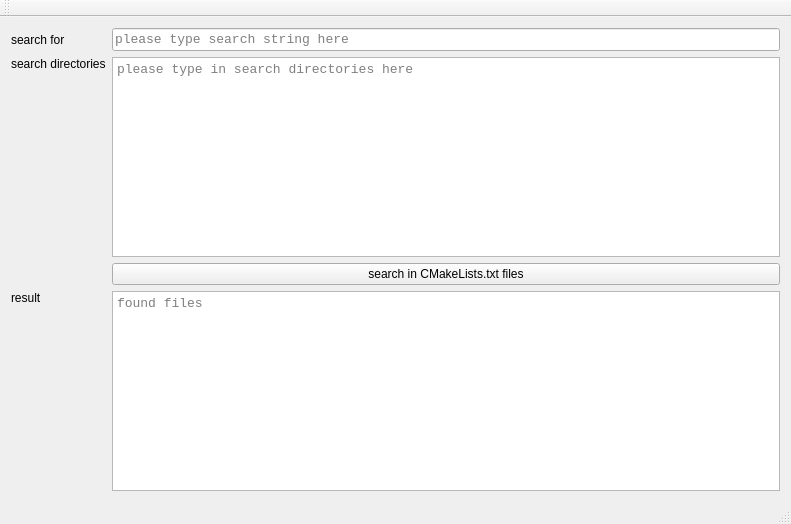
<?xml version="1.0" encoding="UTF-8"?>
<ui version="4.0">
 <class>MainWindow</class>
 <widget class="QMainWindow" name="MainWindow">
  <property name="geometry">
   <rect>
    <x>0</x>
    <y>0</y>
    <width>791</width>
    <height>524</height>
   </rect>
  </property>
  <property name="windowTitle">
   <string>MainWindow</string>
  </property>
  <widget class="QWidget" name="centralWidget">
   <layout class="QGridLayout" name="gridLayout">
    <item row="0" column="0">
     <widget class="QLabel" name="label">
      <property name="text">
       <string>search for</string>
      </property>
     </widget>
    </item>
    <item row="0" column="1">
     <widget class="QLineEdit" name="lineEdit">
      <property name="font">
       <font>
        <family>Courier New</family>
        <pointsize>10</pointsize>
       </font>
      </property>
      <property name="placeholderText">
       <string>please type search string here</string>
      </property>
     </widget>
    </item>
    <item row="1" column="0">
     <widget class="QLabel" name="label_2">
      <property name="text">
       <string>search directories</string>
      </property>
      <property name="alignment">
       <set>Qt::AlignLeading|Qt::AlignLeft|Qt::AlignTop</set>
      </property>
     </widget>
    </item>
    <item row="1" column="1">
     <widget class="QPlainTextEdit" name="plainTextEditDirectories">
      <property name="font">
       <font>
        <family>Courier New</family>
        <pointsize>10</pointsize>
       </font>
      </property>
      <property name="placeholderText">
       <string>please type in search directories here</string>
      </property>
     </widget>
    </item>
    <item row="2" column="1">
     <widget class="QPushButton" name="pushButtonSearch">
      <property name="text">
       <string>search in CMakeLists.txt files</string>
      </property>
     </widget>
    </item>
    <item row="3" column="0">
     <widget class="QLabel" name="label_3">
      <property name="text">
       <string>result</string>
      </property>
      <property name="alignment">
       <set>Qt::AlignLeading|Qt::AlignLeft|Qt::AlignTop</set>
      </property>
     </widget>
    </item>
    <item row="3" column="1">
     <widget class="QPlainTextEdit" name="plainTextEditOuput">
      <property name="font">
       <font>
        <family>Courier New</family>
        <pointsize>10</pointsize>
       </font>
      </property>
      <property name="placeholderText">
       <string>found files</string>
      </property>
     </widget>
    </item>
   </layout>
  </widget>
  <widget class="QMenuBar" name="menuBar">
   <property name="geometry">
    <rect>
     <x>0</x>
     <y>0</y>
     <width>791</width>
     <height>21</height>
    </rect>
   </property>
  </widget>
  <widget class="QToolBar" name="mainToolBar">
   <attribute name="toolBarArea">
    <enum>TopToolBarArea</enum>
   </attribute>
   <attribute name="toolBarBreak">
    <bool>false</bool>
   </attribute>
  </widget>
  <widget class="QStatusBar" name="statusBar"/>
 </widget>
 <layoutdefault spacing="6" margin="11"/>
 <resources/>
 <connections/>
</ui>
